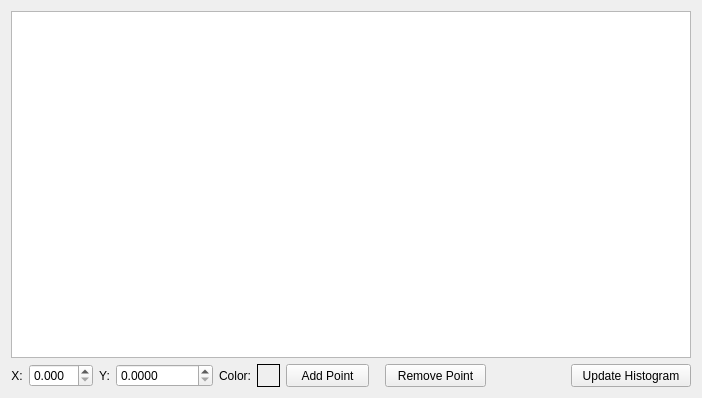
<?xml version="1.0" encoding="UTF-8"?>
<ui version="4.0">
 <class>TFTableWidget</class>
 <widget class="QDialog" name="TFTableWidget">
  <property name="geometry">
   <rect>
    <x>0</x>
    <y>0</y>
    <width>702</width>
    <height>398</height>
   </rect>
  </property>
  <property name="windowTitle">
   <string/>
  </property>
  <layout class="QVBoxLayout" name="verticalLayout_2">
   <item>
    <widget class="QTableWidget" name="table">
     <property name="sizePolicy">
      <sizepolicy hsizetype="Minimum" vsizetype="Expanding">
       <horstretch>0</horstretch>
       <verstretch>0</verstretch>
      </sizepolicy>
     </property>
    </widget>
   </item>
   <item>
    <layout class="QHBoxLayout" name="horizontalLayout_9">
     <item>
      <widget class="QLabel" name="label">
       <property name="text">
        <string>X:</string>
       </property>
       <property name="alignment">
        <set>Qt::AlignCenter</set>
       </property>
       <property name="margin">
        <number>0</number>
       </property>
      </widget>
     </item>
     <item>
      <widget class="QDoubleSpinBox" name="dsbNewPointX">
       <property name="correctionMode">
        <enum>QAbstractSpinBox::CorrectToPreviousValue</enum>
       </property>
       <property name="decimals">
        <number>3</number>
       </property>
       <property name="minimum">
        <double>0.000000000000000</double>
       </property>
       <property name="maximum">
        <double>99.000000000000000</double>
       </property>
      </widget>
     </item>
     <item>
      <widget class="QLabel" name="label_2">
       <property name="text">
        <string>Y:</string>
       </property>
       <property name="alignment">
        <set>Qt::AlignCenter</set>
       </property>
       <property name="margin">
        <number>0</number>
       </property>
       <property name="indent">
        <number>-1</number>
       </property>
      </widget>
     </item>
     <item>
      <widget class="QDoubleSpinBox" name="dsbNewPointY">
       <property name="decimals">
        <number>4</number>
       </property>
       <property name="maximum">
        <double>1000000.000000000000000</double>
       </property>
       <property name="singleStep">
        <double>0.100000000000000</double>
       </property>
      </widget>
     </item>
     <item>
      <widget class="QLabel" name="label_3">
       <property name="text">
        <string>Color:</string>
       </property>
       <property name="alignment">
        <set>Qt::AlignCenter</set>
       </property>
       <property name="margin">
        <number>0</number>
       </property>
      </widget>
     </item>
     <item>
      <widget class="QToolButton" name="tbChangeColor">
       <property name="minimumSize">
        <size>
         <width>23</width>
         <height>23</height>
        </size>
       </property>
       <property name="maximumSize">
        <size>
         <width>23</width>
         <height>23</height>
        </size>
       </property>
       <property name="autoFillBackground">
        <bool>false</bool>
       </property>
       <property name="styleSheet">
        <string notr="true">border:1px solid #000000</string>
       </property>
       <property name="text">
        <string/>
       </property>
       <property name="iconSize">
        <size>
         <width>23</width>
         <height>23</height>
        </size>
       </property>
       <property name="toolButtonStyle">
        <enum>Qt::ToolButtonIconOnly</enum>
       </property>
       <property name="autoRaise">
        <bool>true</bool>
       </property>
      </widget>
     </item>
     <item>
      <widget class="QToolButton" name="tbAddPoint">
       <property name="sizePolicy">
        <sizepolicy hsizetype="Fixed" vsizetype="Fixed">
         <horstretch>0</horstretch>
         <verstretch>0</verstretch>
        </sizepolicy>
       </property>
       <property name="minimumSize">
        <size>
         <width>83</width>
         <height>23</height>
        </size>
       </property>
       <property name="maximumSize">
        <size>
         <width>3</width>
         <height>23</height>
        </size>
       </property>
       <property name="toolTip">
        <string>&lt;html&gt;&lt;head/&gt;&lt;body&gt;&lt;p&gt;Adds a point to the table (shortcut: space)&lt;/p&gt;&lt;/body&gt;&lt;/html&gt;</string>
       </property>
       <property name="text">
        <string>Add Point</string>
       </property>
       <property name="icon">
        <iconset resource="../open_iA.qrc">
         <normaloff>:/images/addTFPoint.png</normaloff>:/images/addTFPoint.png</iconset>
       </property>
       <property name="iconSize">
        <size>
         <width>23</width>
         <height>23</height>
        </size>
       </property>
       <property name="toolButtonStyle">
        <enum>Qt::ToolButtonTextBesideIcon</enum>
       </property>
      </widget>
     </item>
     <item>
      <spacer name="horizontalSpacer_2">
       <property name="orientation">
        <enum>Qt::Horizontal</enum>
       </property>
       <property name="sizeType">
        <enum>QSizePolicy::Fixed</enum>
       </property>
       <property name="sizeHint" stdset="0">
        <size>
         <width>10</width>
         <height>10</height>
        </size>
       </property>
      </spacer>
     </item>
     <item>
      <widget class="QToolButton" name="tbRemovePoint">
       <property name="sizePolicy">
        <sizepolicy hsizetype="Fixed" vsizetype="Fixed">
         <horstretch>0</horstretch>
         <verstretch>0</verstretch>
        </sizepolicy>
       </property>
       <property name="minimumSize">
        <size>
         <width>101</width>
         <height>23</height>
        </size>
       </property>
       <property name="maximumSize">
        <size>
         <width>101</width>
         <height>23</height>
        </size>
       </property>
       <property name="sizeIncrement">
        <size>
         <width>0</width>
         <height>0</height>
        </size>
       </property>
       <property name="toolTip">
        <string>&lt;html&gt;&lt;head/&gt;&lt;body&gt;&lt;p&gt;Removes points from the table (shortcut: del)&lt;/p&gt;&lt;/body&gt;&lt;/html&gt;</string>
       </property>
       <property name="text">
        <string>Remove Point</string>
       </property>
       <property name="icon">
        <iconset resource="../open_iA.qrc">
         <normaloff>:/images/remTFPoint.png</normaloff>:/images/remTFPoint.png</iconset>
       </property>
       <property name="iconSize">
        <size>
         <width>23</width>
         <height>23</height>
        </size>
       </property>
       <property name="toolButtonStyle">
        <enum>Qt::ToolButtonTextBesideIcon</enum>
       </property>
      </widget>
     </item>
     <item>
      <spacer name="horizontalSpacer">
       <property name="orientation">
        <enum>Qt::Horizontal</enum>
       </property>
       <property name="sizeType">
        <enum>QSizePolicy::MinimumExpanding</enum>
       </property>
       <property name="sizeHint" stdset="0">
        <size>
         <width>40</width>
         <height>20</height>
        </size>
       </property>
      </spacer>
     </item>
     <item>
      <widget class="QToolButton" name="tbUpdateHisto">
       <property name="minimumSize">
        <size>
         <width>120</width>
         <height>23</height>
        </size>
       </property>
       <property name="maximumSize">
        <size>
         <width>120</width>
         <height>23</height>
        </size>
       </property>
       <property name="toolTip">
        <string>&lt;html&gt;&lt;head/&gt;&lt;body&gt;&lt;p&gt;Updates the transferfunction of the histogram (shortcut: enter)&lt;/p&gt;&lt;/body&gt;&lt;/html&gt;</string>
       </property>
       <property name="text">
        <string>Update Histogram</string>
       </property>
       <property name="icon">
        <iconset resource="../open_iA.qrc">
         <normaloff>:/images/update.png</normaloff>:/images/update.png</iconset>
       </property>
       <property name="iconSize">
        <size>
         <width>23</width>
         <height>23</height>
        </size>
       </property>
       <property name="toolButtonStyle">
        <enum>Qt::ToolButtonTextBesideIcon</enum>
       </property>
      </widget>
     </item>
    </layout>
   </item>
  </layout>
 </widget>
 <resources>
  <include location="../open_iA.qrc"/>
 </resources>
 <connections/>
</ui>
